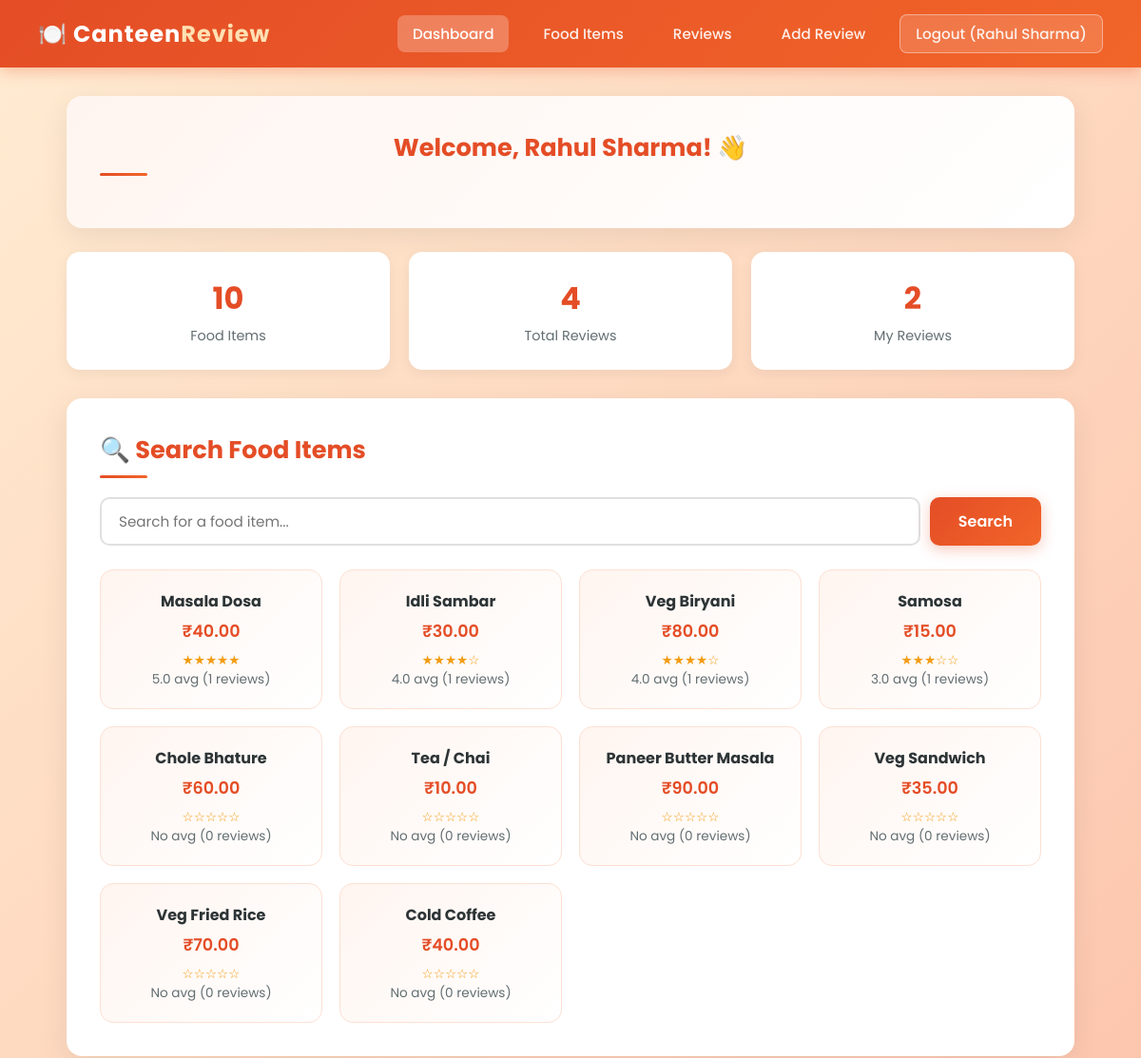
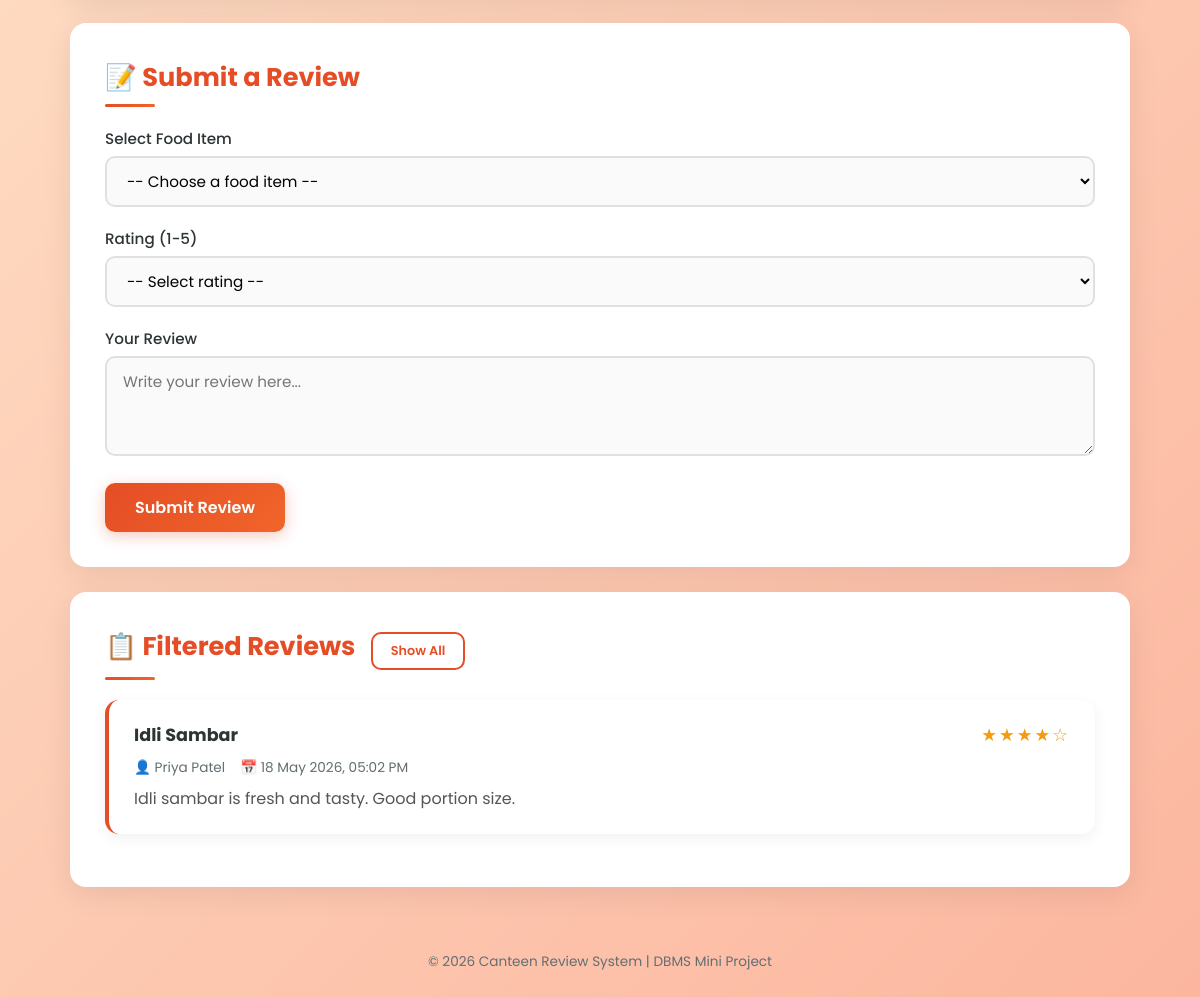
The app's page /api/dashboard.php?food_id=2 (signed in) with its own data (2 pictures, top to bottom).
### tables this page shows
CREATE TABLE IF NOT EXISTS food_items (
    food_id INT PRIMARY KEY AUTO_INCREMENT,
    food_name VARCHAR(100) NOT NULL,
    price DECIMAL(10,2) NOT NULL
);

CREATE TABLE IF NOT EXISTS reviews (
    review_id INT PRIMARY KEY AUTO_INCREMENT,
    student_id INT NOT NULL,
    food_id INT NOT NULL,
    rating INT NOT NULL CHECK (rating >= 1 AND rating <= 5),
    review_text TEXT NOT NULL,
    created_at TIMESTAMP DEFAULT CURRENT_TIMESTAMP,
    FOREIGN KEY (student_id) REFERENCES students(student_id) ON DELETE CASCADE,
    FOREIGN KEY (food_id) REFERENCES food_items(food_id) ON DELETE CASCADE
);

CREATE TABLE IF NOT EXISTS students (
    student_id INT PRIMARY KEY AUTO_INCREMENT,
    name VARCHAR(100) NOT NULL,
    email VARCHAR(100) NOT NULL UNIQUE,
    password VARCHAR(255) NOT NULL,
    created_at TIMESTAMP DEFAULT CURRENT_TIMESTAMP
);

### api/dashboard.php (the view, shortened to what this page needs)
<?php
require_once 'db_connect.php';
$student_name = $_SESSION['student_name'];
$student_id = $_SESSION['student_id'];
$search = trim($_GET['search'] ?? '');
$food_query = "SELECT f.food_id, f.food_name, f.price,
               ROUND(AVG(r.rating), 1) as avg_rating,
               COUNT(r.review_id) as review_count
               FROM food_items f
               LEFT JOIN reviews r ON f.food_id = r.food_id";
$food_query .= " GROUP BY f.food_id ORDER BY avg_rating DESC";
$food_result = mysqli_query($conn, $food_query);
$food_filter = intval($_GET['food_id'] ?? 0);
$review_query = "SELECT r.*, s.name as student_name, f.food_name
                 FROM reviews r
                 JOIN students s ON r.student_id = s.student_id
                 JOIN food_items f ON r.food_id = f.food_id";
if ($food_filter > 0) {
    $review_query .= " WHERE r.food_id = $food_filter";
}
$review_query .= " ORDER BY r.created_at DESC";
$review_result = mysqli_query($conn, $review_query);
$total_reviews = mysqli_fetch_assoc(mysqli_query($conn, "SELECT COUNT(*) as c FROM reviews"))['c'];
$total_foods = mysqli_fetch_assoc(mysqli_query($conn, "SELECT COUNT(*) as c FROM food_items"))['c'];
$my_reviews = mysqli_fetch_assoc(mysqli_query($conn, "SELECT COUNT(*) as c FROM reviews WHERE student_id = $student_id"))['c'];
function render_stars($rating) {
    $stars = '';
    for ($i = 1; $i <= 5; $i++) {
        $stars .= ($i <= $rating) ? '★' : '☆';
    }
    return $stars;
}
?>
<!DOCTYPE html>
<html lang="en">
<head>
    <link rel="stylesheet" href="style.css">
</head>
<body>
    <nav class="navbar">
        <div class="logo">🍽️ Canteen<span>Review</span></div>
        <div class="nav-links">
            <a href="dashboard.php" class="active">Dashboard</a>
            <a href="#food-section">Food Items</a>
            <a href="#review-section">Reviews</a>
            <a href="#submit-section">Add Review</a>
            <a href="logout.php" class="btn-logout">Logout (<?php echo htmlspecialchars($student_name); ?>)</a>
        </div>
    </nav>
    <div class="container">
        <div class="card" style="text-align:center; background: linear-gradient(135deg, #fff5f0, #fff);">
            <h2 style="text-align:center;">Welcome, <?php echo htmlspecialchars($student_name); ?>! 👋</h2>
        </div>
        <div class="stats-grid">
            <div class="stat-card">
                <div class="stat-number"><?php echo $total_foods; ?></div>
                <div class="stat-label">Food Items</div>
            </div>
            <div class="stat-card">
                <div class="stat-number"><?php echo $total_reviews; ?></div>
                <div class="stat-label">Total Reviews</div>
            </div>
            <div class="stat-card">
                <div class="stat-number"><?php echo $my_reviews; ?></div>
                <div class="stat-label">My Reviews</div>
            </div>
        </div>
        <div class="card" id="food-section">
            <h2>🔍 Search Food Items</h2>
            <form method="GET" action="dashboard.php" class="search-bar">
                <input type="text" name="search" placeholder="Search for a food item..."
                       value="<?php echo htmlspecialchars($search); ?>">
                <button type="submit" class="btn btn-primary">Search</button>
            </form>
            <div class="food-grid">
                <?php if (mysqli_num_rows($food_result) > 0): ?>
                    <?php while ($food = mysqli_fetch_assoc($food_result)): ?>
                        <a href="dashboard.php?food_id=<?php echo $food['food_id']; ?>#review-section" style="text-decoration:none;">
                            <div class="food-card">
                                <h4><?php echo htmlspecialchars($food['food_name']); ?></h4>
                                <div class="price">₹<?php echo number_format($food['price'], 2); ?></div>
                                <div class="avg-rating">
                                    <span><?php echo $food['avg_rating'] ? render_stars(round($food['avg_rating'])) : '☆☆☆☆☆'; ?></span>
                                    <br><?php echo $food['avg_rating'] ?? 'No'; ?> avg
                                    (<?php echo $food['review_count']; ?> reviews)
                                </div>
                            </div>
                        </a>
                    <?php endwhile; ?>
                <?php else: ?>
                    <p style="grid-column: 1/-1; text-align:center; color:#636e72;">No food items found.</p>
                <?php endif; ?>
            </div>
        </div>
        <div class="card" id="submit-section">
            <h2>📝 Submit a Review</h2>
            <form method="POST" action="dashboard.php">
                <div class="form-group">
                    <label for="food_id">Select Food Item</label>
                    <select id="food_id" name="food_id" required>
                        <option value="">-- Choose a food item --</option>
                    </select>
                </div>
                <div class="form-group">
                    <label for="rating">Rating (1-5)</label>
                    <select id="rating" name="rating" required>
                        <option value="">-- Select rating --</option>
                    </select>
                </div>
                <div class="form-group">
                    <label for="review_text">Your Review</label>
                    <textarea id="review_text" name="review_text" placeholder="Write your review here..." required></textarea>
                </div>
                <button type="submit" name="submit_review" class="btn btn-primary">Submit Review</button>
            </form>
        </div>
        <div class="card" id="review-section">
            <h2>📋 <?php echo $food_filter ? 'Filtered' : 'All'; ?> Reviews
                <?php if ($food_filter): ?>
                    <a href="dashboard.php#review-section" class="btn btn-secondary btn-sm" style="font-size:0.8rem; margin-left:10px;">Show All</a>
                <?php endif; ?>
            </h2>
            <?php if (mysqli_num_rows($review_result) > 0): ?>
                <?php while ($rev = mysqli_fetch_assoc($review_result)): ?>
                    <div class="review-card">
                        <div class="review-header">
                            <h3><?php echo htmlspecialchars($rev['food_name']); ?></h3>
                            <div class="review-stars"><?php echo render_stars($rev['rating']); ?></div>
                        </div>
                        <div class="review-meta">
                            <span>👤 <?php echo htmlspecialchars($rev['student_name']); ?></span>
                            <span>📅 <?php echo date('d M Y, h:i A', strtotime($rev['created_at'])); ?></span>
                        </div>
                        <p class="review-text"><?php echo htmlspecialchars($rev['review_text']); ?></p>
                    </div>
                <?php endwhile; ?>
            <?php else: ?>
                <p style="text-align:center; color:#636e72; padding:20px;">No reviews yet. Be the first to review!</p>
            <?php endif; ?>
        </div>
    </div>
    <div class="footer">
        <p>&copy; 2026 Canteen Review System | DBMS Mini Project</p>
    </div>
</body>
</html>

### style.css (style rules this page uses)
* { margin: 0; padding: 0; box-sizing: border-box; }
body { font-family: 'Poppins', sans-serif; background: linear-gradient(135deg, #ffecd2 0%, #fcb69f 100%); min-height: 100vh; color: #2d3436; }
a { text-decoration: none; color: inherit; }
.navbar { background: linear-gradient(135deg, #e44d26, #f16529); padding: 15px 40px; display: flex; justify-content: space-between; align-items: center; box-shadow: 0 4px 15px rgba(228, 77, 38, 0.3); position: sticky; top: 0; z-index: 100; }
.navbar .logo { font-size: 1.5rem; font-weight: 700; color: #fff; letter-spacing: 1px; }
.navbar .logo span { color: #ffe0b2; }
.nav-links { display: flex; gap: 20px; align-items: center; }
.nav-links a { color: rgba(255,255,255,0.9); font-weight: 500; padding: 8px 16px; border-radius: 8px; transition: all 0.3s ease; font-size: 0.95rem; }
.nav-links a.active { background: rgba(255,255,255,0.25); color: #fff; }
.nav-links a.btn-logout { background: rgba(255,255,255,0.15); border: 1.5px solid rgba(255,255,255,0.4); }
.container { max-width: 1100px; margin: 30px auto; padding: 0 20px; }
.card { background: #fff; border-radius: 16px; padding: 35px; box-shadow: 0 8px 30px rgba(0,0,0,0.08); margin-bottom: 25px; transition: transform 0.2s ease; }
.card h2 { font-size: 1.6rem; margin-bottom: 20px; color: #e44d26; position: relative; padding-bottom: 10px; }
.card h2::after { content: ''; position: absolute; bottom: 0; left: 0; width: 50px; height: 3px; background: linear-gradient(90deg, #e44d26, #f16529); border-radius: 2px; }
.btn { padding: 12px 30px; border: none; border-radius: 10px; font-family: 'Poppins', sans-serif; font-weight: 600; font-size: 1rem; cursor: pointer; transition: all 0.3s ease; display: inline-block; text-align: center; }
.btn-primary { background: linear-gradient(135deg, #e44d26, #f16529); color: #fff; box-shadow: 0 4px 15px rgba(228, 77, 38, 0.3); }
.btn-secondary { background: #fff; color: #e44d26; border: 2px solid #e44d26; }
.btn-sm { padding: 8px 18px; font-size: 0.85rem; }
.form-group { margin-bottom: 20px; }
.form-group label { display: block; margin-bottom: 6px; font-weight: 500; color: #2d3436; font-size: 0.95rem; }
.form-group input, .form-group select, .form-group textarea { width: 100%; padding: 12px 16px; border: 2px solid #e0e0e0; border-radius: 10px; font-family: 'Poppins', sans-serif; font-size: 0.95rem; transition: border-color 0.3s ease; background: #fafafa; }
.form-group textarea { resize: vertical; min-height: 100px; }
.review-card { background: #fff; border-radius: 14px; padding: 22px 25px; margin-bottom: 18px; box-shadow: 0 4px 15px rgba(0,0,0,0.06); border-left: 4px solid #e44d26; transition: transform 0.2s ease; }
.review-header { display: flex; justify-content: space-between; align-items: center; margin-bottom: 10px; flex-wrap: wrap; gap: 8px; }
.review-header h3 { font-size: 1.1rem; color: #2d3436; }
.review-meta { font-size: 0.85rem; color: #636e72; display: flex; gap: 15px; flex-wrap: wrap; }
.review-stars { color: #f39c12; font-size: 1.1rem; letter-spacing: 2px; }
.review-text { color: #555; line-height: 1.6; margin-top: 8px; }
.stats-grid { display: grid; grid-template-columns: repeat(auto-fit, minmax(200px, 1fr)); gap: 20px; margin-bottom: 30px; }
.stat-card { background: #fff; border-radius: 14px; padding: 25px; text-align: center; box-shadow: 0 4px 15px rgba(0,0,0,0.06); }
.stat-card .stat-number { font-size: 2rem; font-weight: 700; color: #e44d26; }
.stat-card .stat-label { font-size: 0.9rem; color: #636e72; margin-top: 5px; }
.search-bar { display: flex; gap: 10px; margin-bottom: 25px; }
.search-bar input { flex: 1; padding: 12px 18px; border: 2px solid #e0e0e0; border-radius: 10px; font-family: 'Poppins', sans-serif; font-size: 0.95rem; }
.food-grid { display: grid; grid-template-columns: repeat(auto-fill, minmax(220px, 1fr)); gap: 18px; margin-top: 15px; }
.food-card { background: linear-gradient(135deg, #fff5f0, #fff); border-radius: 14px; padding: 20px; text-align: center; border: 1px solid #fde0d2; transition: all 0.3s ease; }
.food-card h4 { color: #2d3436; margin-bottom: 6px; }
.food-card .price { color: #e44d26; font-weight: 600; font-size: 1.1rem; }
.food-card .avg-rating { margin-top: 8px; font-size: 0.85rem; color: #636e72; }
.food-card .avg-rating span { color: #f39c12; }
.footer { text-align: center; padding: 25px; color: #636e72; font-size: 0.85rem; margin-top: 40px; }

### records on screen
food_items: food_name "Masala Dosa", price "40.00", avg_rating "★★★★★", avg_rating "5.0", review_count "1"
food_items: food_name "Idli Sambar", price "30.00", avg_rating "★★★★☆", avg_rating "4.0", review_count "1"
food_items: food_name "Veg Biryani", price "80.00", avg_rating "★★★★☆", avg_rating "4.0", review_count "1"
food_items: food_name "Samosa", price "15.00", avg_rating "★★★☆☆", avg_rating "3.0", review_count "1"
food_items: food_name "Chole Bhature", price "60.00", avg_rating "No", review_count "0"
food_items: food_name "Tea / Chai", price "10.00", avg_rating "No", review_count "0"
food_items: food_name "Paneer Butter Masala", price "90.00", avg_rating "No", review_count "0"
food_items: food_name "Veg Sandwich", price "35.00", avg_rating "No", review_count "0"
food_items: food_name "Veg Fried Rice", price "70.00", avg_rating "No", review_count "0"
food_items: food_name "Cold Coffee", price "40.00", avg_rating "No", review_count "0"
reviews: food.food_name "Idli Sambar", rating "★★★★☆", student.name "Priya Patel", created_at "18 May 2026, 05:02 PM", review_text "Idli sambar is fresh and tasty. Good portion size."

### other values on screen
$student_name "Rahul Sharma"
$total_foods "10"
$total_reviews "4"
$my_reviews "2"
